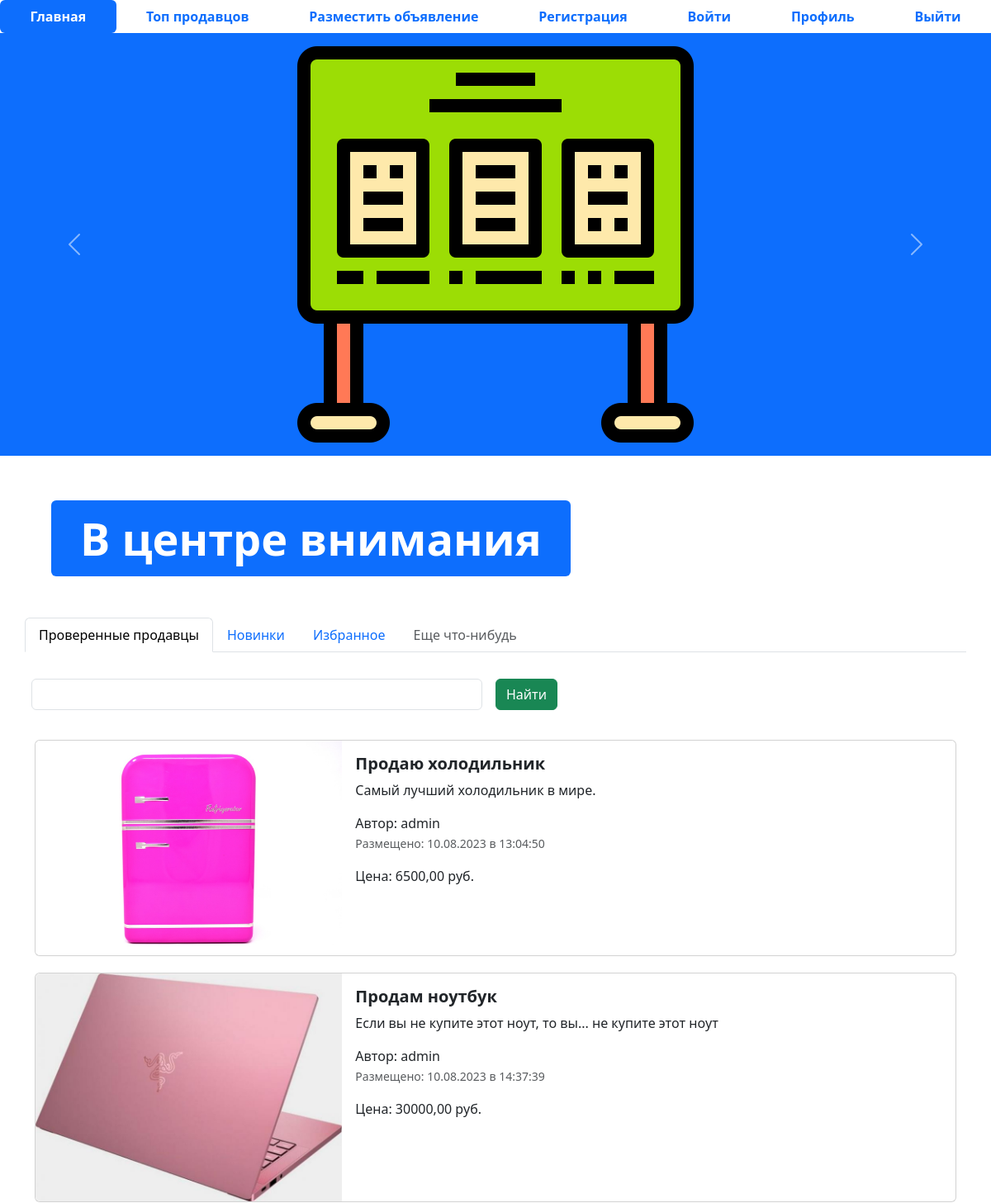
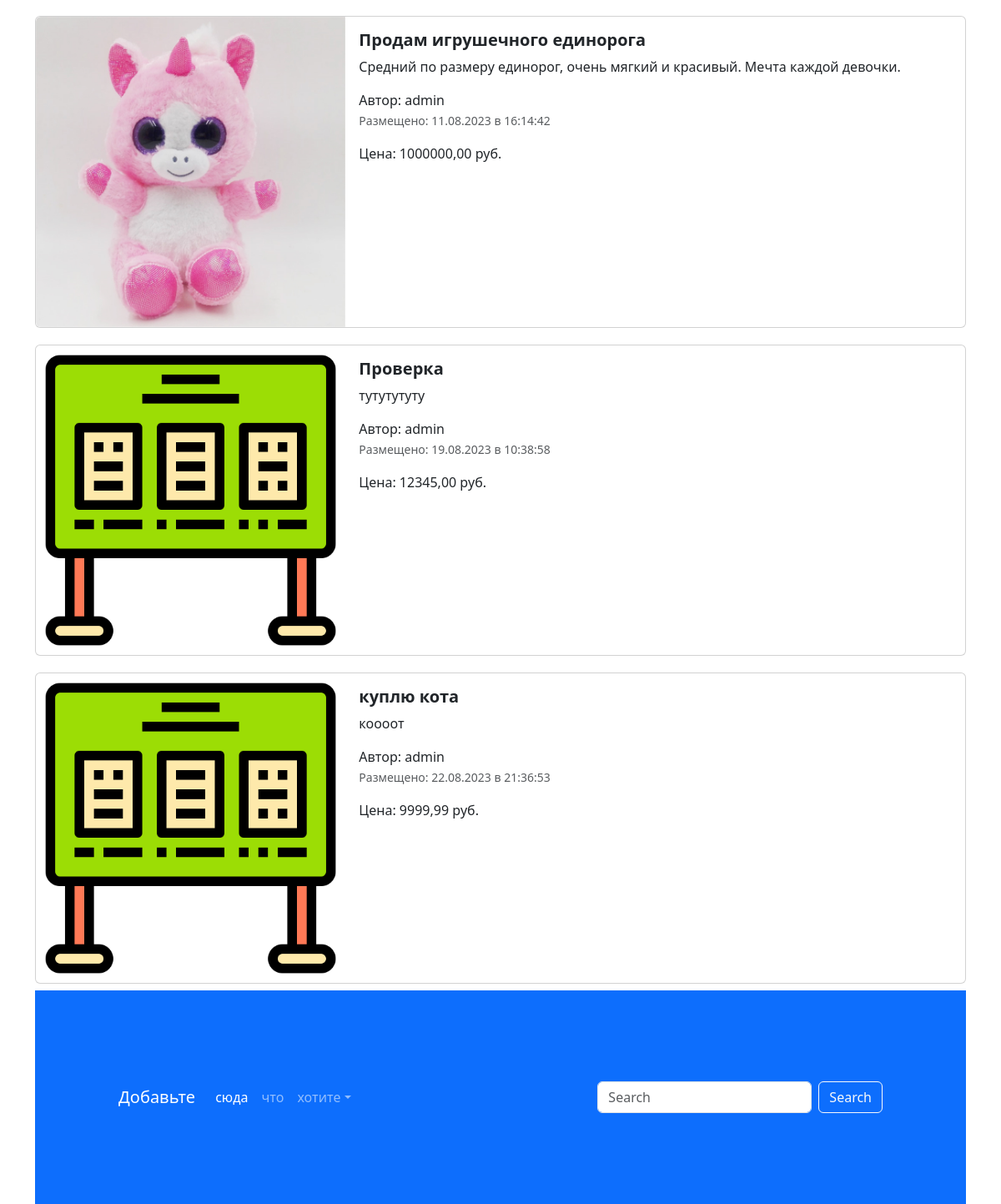
The page / on the database its author committed (2 pictures, top to bottom).
### app_advertisement/models.py (models this page shows, shortened)
class Advertisement(models.Model): #абстрактный класс(модель)
    title = models.CharField('Название', max_length=128)
    description = models.TextField('Описание')
    price = models.DecimalField('Цена', max_digits=12, decimal_places=2)
    auction = models.BooleanField('Торг', help_text='Отметьте если торг возможен')
    created_at = models.DateTimeField(auto_now_add=True)
    updated_at = models.DateTimeField(auto_now=True)
    user = models.ForeignKey(User, verbose_name='Автор', on_delete=models.CASCADE)
    image = models.ImageField('Изображение', upload_to='advertisements/', null=True, blank=True)
    @admin.display(description='Дата создания')
    def created_date(self):
        if self.created_at.date() == timezone.now().date():
            created_time = self.created_at.time().strftime('%H:%M:%S')
            return format_html(
                '<span style="color: green; font-weight: bold">Сегодня в {} </span>', created_time
            )
        return self.created_at.strftime('%d.%m.%Y в %H:%M:%S')
    class Meta:
        db_table = 'advertisements'

### app_advertisement/views.py (the view)
# urls.py: path('', index, name='main_page'),
def index(request):
    advertisements = Advertisement.objects.all()
    context = {'advertisements': advertisements}
    return render(request, 'app_advertisement/index.html', context)

### templates/app_advertisement/index.html (shortened to what this page needs)
{% extends 'base.html' %}
{% load static %}
{% block content %}
<ul class="nav nav-pills sticky-top bg-white nav-fill">
  <li class="nav-item">
    <a class="nav-link active" aria-current="page" href="{% url 'main_page' %}">
      <span style="font-weight: bold;">Главная</span>
    </a>
  </li>
  <li class="nav-item">
    <a class="nav-link" href="{% url 'top_sellers' %}"><span style="font-weight: bold;">Топ продавцов</span>
    </a>
  </li>
  <li class="nav-item">
    <a class="nav-link" href="{% url 'adv_post' %}">
      <span style="font-weight: bold;">Разместить объявление</span>
    </a>
  </li>
  <li class="nav-item">
    <a class="nav-link" href="register.html">
      <span style="font-weight: bold;">Регистрация</span>
    </a>
  </li>
  <li class="nav-item">
    <a class="nav-link" href="{% url 'login' %}">
      <span style="font-weight: bold;">Войти</span>
    </a>
  </li>
  <li class="nav-item">
    <a class="nav-link" href="{% url 'profile' %}">
      <span style="font-weight: bold;">Профиль</span>
    </a>
  </li>
  <li class="nav-item">
    <a class="nav-link" href="{% url 'logout' %}">
      <span style="font-weight: bold;">Выйти</span>
    </a>
  </li>
</ul>
<div id="carouselExampleControls" class="carousel slide bg-primary" data-bs-ride="carousel">
  <div class="carousel-inner">
    <div class="carousel-item active">
      <img src="{% static 'img/123.png' %}" class="mx-auto d-block w-33" alt="...">
    </div>
  </div>
  <button class="carousel-control-prev" type="button" data-bs-target="#carouselExampleControls" data-bs-slide="prev">
    <span class="carousel-control-prev-icon" aria-hidden="true"></span>
  </button>
  <button class="carousel-control-next" type="button" data-bs-target="#carouselExampleControls" data-bs-slide="next">
    <span class="carousel-control-next-icon" aria-hidden="true"></span>
  </button>
</div>
<div class="container" style="margin: 50px;">
  <div class="display-2">
    <span class="badge bg-primary">В центре внимания</span>
  </div>
</div>
<div class="container">
  <div class="row">
    <ul class="nav nav-tabs bg-white">
      <li class="nav-item">
        <a class="nav-link active" aria-current="page" href="#">Проверенные продавцы</a>
      </li>
      <li class="nav-item">
        <a class="nav-link" href="#">Новинки</a>
      </li>
      <li class="nav-item">
        <a class="nav-link" href="#">Избранное</a>
      </li>
      <li class="nav-item">
        <a class="nav-link disabled" href="#" tabindex="-1" aria-disabled="true">Еще что-нибудь</a>
      </li>
    </ul>
    <form class="row g-3">
      <div class="col-auto w-50">
        <input type="text" class="form-control">
      </div>
      <div class="col-auto">
        <button type="submit" class="btn btn-success mb-3">Найти</button>
      </div>
    </form>
  </div>
{% for adv in advertisements %}
  <div class="col">
    <div class="card mb-2" style="max-width: 1200px; margin-top: 20px;">
      <div class="row g-0">
        <div class="col-md-4">
          <a href="advertisement.html" class="nav-link">
            <img src="{% if adv.image %} {{ adv.image.url }} {% else %} {% static 'img/123.png' %} {% endif %}" class="img-fluid rounded-start" alt="Card title">
          </a>
        </div>
        <div class="col-md-8">
          <div class="card-body">
            <h5 class="card-title">
              <a href="advertisement.html" class="nav-link"><strong> {{ adv.title }} </strong></a>
            </h5>
            <a href="advertisement.html" class="nav-link">
              <p class="card-text">
                {{ adv.description }}
              </p>
              <span>Автор: {{ adv.user }}</span>
              <p class="card-text"><small class="text-muted">Размещено: {{ adv.created_date }} </small></p>
              <span>Цена: {{ adv.price }} руб. </span>
            </a>
          </div>
        </div>
      </div>
    </div>
    {% endfor %}
<footer style="padding: 100px;" class="bg-primary">
  <nav class="navbar navbar-expand-sm navbar-dark">
    <a class="navbar-brand" href="#">Добавьте</a>
    <div class="collapse navbar-collapse" id="collapsibleNavId">
      <ul class="navbar-nav me-auto mt-2 mt-lg-0">
        <li class="nav-item">
          <a class="nav-link active" href="#" aria-current="page">сюда</a>
        </li>
        <li class="nav-item">
          <a class="nav-link" href="#">что</a>
        </li>
        <li class="nav-item dropdown">
          <a class="nav-link dropdown-toggle" href="#" id="dropdownId" data-bs-toggle="dropdown" aria-haspopup="true"
             aria-expanded="false">хотите</a>
        </li>
      </ul>
      <form class="d-flex my-2 my-lg-0">
        <input class="form-control me-sm-2" type="text" placeholder="Search">
        <button class="btn btn-outline-light my-2 my-sm-0" type="submit">Search</button>
      </form>
    </div>
  </nav>
</footer>
{% endblock %}

### templates/base.html (shortened to what this page needs)
{% load static %}
<!DOCTYPE html>
<html lang="en">
<head>
  <link href="{% static 'css/bootstrap.min.css' %}" rel="stylesheet">
  <link rel="stylesheet" href="{% static 'css/fontello.css' %}">
</head>
<body>
    {% block content %}
    {% endblock %}
</body>
</html>

### rows shown on the page
Advertisement: image (picture), title "Продаю холодильник", description "Самый лучший холодильник в мире.", user "admin", created_date "10.08.2023 в 13:04:50", price "6500,00"
Advertisement: image (picture), title "Продам ноутбук", description "Если вы не купите этот ноут, то вы... не купите этот ноут", user "admin", created_date "10.08.2023 в 14:37:39", price "30000,00"
Advertisement: image (picture), title "Продам игрушечного единорога", description "Средний по размеру единорог, очень мягкий и красивый. Мечта каждой девочки.", user "admin", created_date "11.08.2023 в 16:14:42", price "1000000,00"
Advertisement: title "Проверка", description "тутутутуту", user "admin", created_date "19.08.2023 в 10:38:58", price "12345,00"
Advertisement: title "куплю кота", description "коооот", user "admin", created_date "22.08.2023 в 21:36:53", price "9999,99"
